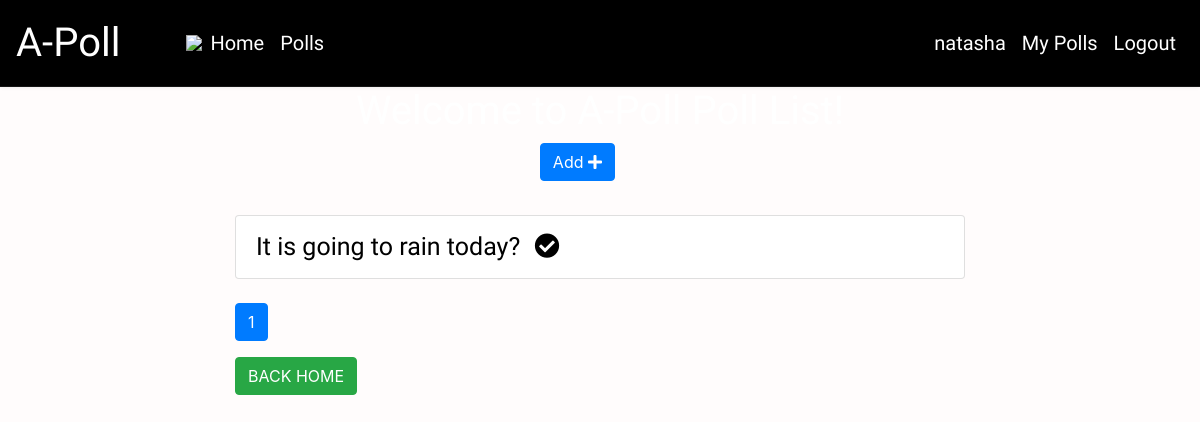
Before: /list/ (signed in) with the older database file.
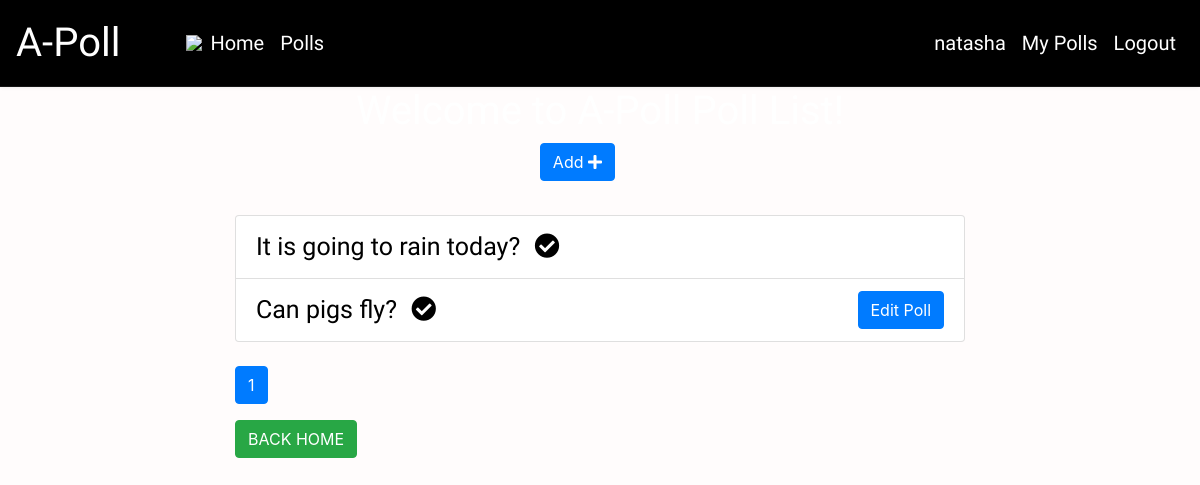
After: the same page with the newer database file.
### online/models.py (models this page shows, shortened)
class Poll(models.Model):
    owner = models.ForeignKey(User, on_delete=models.CASCADE)
    description = models.TextField()
    pub_date = models.DateTimeField(default=timezone.now)
    active = models.BooleanField(default=True)

### online/views.py (the view)
# urls.py: path('list/', views.polls_list, name='list'),
@login_required(login_url='/accounts/login/')
def polls_list(request):
    all_polls = Poll.objects.all()
    search_term = ''
    if 'name' in request.GET:
        all_polls = all_polls.order_by('description')
    if 'date' in request.GET:
        all_polls = all_polls.order_by('pub_date')
    if 'vote' in request.GET:
        all_polls = all_polls.annotate(Count('vote')).order_by('vote__count')
    if 'search' in request.GET:
        search_term = request.GET['search']
        all_polls = all_polls.filter(text__icontains=search_term)
    paginator = Paginator(all_polls, 6)
    page = request.GET.get('page')
    polls = paginator.get_page(page)
    get_dict_copy = request.GET.copy()
    context = {
        'polls': polls,
        'search_term': search_term,
    }
    return render(request, 'poll_list.html', context)

### online/templates/poll_list.html (shortened to what this page needs)
{% extends 'base.html' %}
{% block content %}
<body style=" background-image: url('https://images.unsplash.com/photo-1604065626882-47c3093bec11?ixlib=rb-1.2.1&ixid=MnwxMjA3fDB8MHxzZWFyY2h8MTF8fHZvdGV8ZW58MHx8MHx8&auto=format&fit=crop&w=500&q=60');
    background-size: cover;
    background-repeat:  no-repeat;
    ">
    <div class="container">
        <div class="row">
            <div class="col-md-8 offset-sm-2">
                <h1 style="text-align: center; font-family: 'Special Elite', cursive;">Welcome to A-Poll Poll List!</h1>
                <a class="btn btn-primary mb-3 float-right" style="margin-right: 350px;" href="{% url 'add' %}" role="button" style="font-family: 'Special Elite', cursive;">Add <i
                    class="fas fa-plus"></i></a>
                <br>
                <br>
                <br>
                <ul class="list-group">
                    {% for poll in polls %}
                    <li class="list-group-item"><a href="{% url 'detail' poll.id %}" style="color: black; font-size: 25px; font-family: 'Special Elite', cursive">{{ poll.description}}
                            {% if not poll.active%}
                            <i class="fas fa-check-circle ml-2"></i>
                            {% endif %}
                        </a>
                        {% if request.user == poll.owner %}
                        <a href="{% url 'edit' poll.id %}"  class="btn btn-primary float-right">Edit Poll</a>
                        {% endif %}
                    </li>
                    {% endfor %}
                </ul>
                <nav class="mt-4">
                    <ul class="pagination">
                        <li class="page-item active"><a class="page-link" href="">{{ polls.number }}</a></li>
                    </ul>
                </nav>
                <a class=" mx-auto btn btn-md btn-success mx-auto" href="/">
                    BACK HOME
                </a>
            </div>
        </div>
    </div>
    {% endblock content %}

### online/templates/base.html (shortened to what this page needs)
{% load static %}
<!DOCTYPE html>
<html lang="en">
<head>
    <link rel="stylesheet" href="https://maxcdn.bootstrapcdn.com/bootstrap/4.0.0/css/bootstrap.min.css"
>
    <link rel="stylesheet" href="https://use.fontawesome.com/releases/v5.6.3/css/all.css"
>
    <link rel="stylesheet" href="https://cdnjs.cloudflare.com/ajax/libs/twitter-bootstrap/4.1.3/css/bootstrap.min.css">
    <link rel="stylesheet" href="https://cdnjs.cloudflare.com/ajax/libs/ionicons/2.0.1/css/ionicons.min.css">
    <link rel="stylesheet" href="assets/css/style.css">
</head>
<body>
    {% include 'navbar.html' %}
    {% block content %}
    {% endblock content %}
</body>
</html>

### online/templates/navbar.html (shortened to what this page needs)
<!DOCTYPE html>
<html lang="en">
<head>
</head>
<body>
<nav class="navbar navbar-expand-sm ">
    <a class="navbar-brand" href="#" style="font-size: 40px; font-family: 'Special Elite', cursive; ">A-Poll</a>
    <img src="https://img.icons8.com/emoji/52/000000/ballot-box-with-ballot.png"/>
    <div id="navbarCollapse" class="collapse navbar-collapse">
        <ul class=" nav navbar-nav">
            <li class="nav-item ">
                <a class="nav-link" href="{% url 'index' %}" style="color:white; font-family: 'Special Elite', cursive; font-size: 20px;">Home <span class="sr-only">(current)</span></a>
            </li>
            {% if request.user.is_authenticated %}
            <li class="nav-item">
                <a class="nav-link" href="{% url 'list' %}" style="color:white; font-family: 'Special Elite', cursive; font-size: 20px;">Polls</a>
            </li>
            {% endif %}
        </ul>
        <div class="navbar-nav ml-auto">
            {% if request.user.is_authenticated %}
            <li><a class="nav-link" href="{% url 'profile' %}" style="color: white; font-family: 'Special Elite', cursive; font-size: 20px;">{{user.username}}</a></li>
            <a class="nav-link" href="{% url 'list_by_user' %} " style="color: white; font-family: 'Special Elite', cursive; font-size: 20px;">My Polls</a>
            <a class="nav-link" href="{% url 'logout' %}" style="color: white; font-family: 'Special Elite', cursive; font-size: 20px;">Logout</a>
            {% else %}
            <a class="nav-link" href="{% url 'login' %}" style="color: white; font-family: 'Special Elite', cursive;">Login</a>
            <a class="nav-link" href="{% url 'register' %}" style="color: white; font-family: 'Special Elite', cursive;">Register</a>
            {% endif %}
        </div>
    </div>
</nav>
</body>

### static/css/style.css (style rules this page uses)
html, body { height:100%; padding: 0; margin: 0; color: white; }
body { background: rgba(0, 0, 0, 0.466); }

### online/templates/navbar.html (style rules this page uses)
body { background: #fffcfc; }
.navbar { background: rgb(0, 0, 0); padding-left: 16px; padding-right: 16px; border-bottom: 1px solid #161616; box-shadow: 0 0 4px rgba(27, 27, 27, 0.1); }
.navbar .navbar-brand { color: rgb(255, 255, 255); padding-left: 0; font-size: 20px; padding-right: 50px; }

Changed rows visible on the page:
added Poll: description "Can pigs fly?", active False (drawn), shows "Edit Poll"
